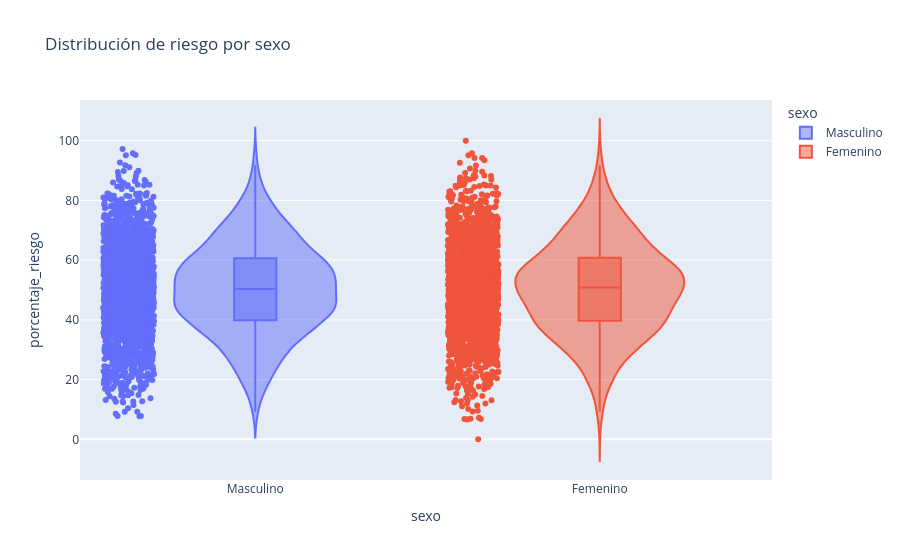

The code cell stored with this chart in its notebook:
### Code cell
fig = px.violin(
    df,
    x="sexo",
    y="porcentaje_riesgo",
    color="sexo",
    box=True,
    points="all",
    title="Distribución de riesgo por sexo"
)

fig.show()

### Figure 1 — Plotly figure (JSON) as saved in the notebook; plotly's stock layout.template omitted (floating-point values rounded to 4 significant figures; data arrays with more than 128 entries replaced by an {"elided": "..."} marker saying what was removed)
{"data": [{"alignmentgroup": "True", "box": {"visible": true}, "hovertemplate": "sexo=%{x}<br>porcentaje_riesgo=%{y}<extra></extra>", "legendgroup": "Masculino", "marker": {"color": "#636efa"}, "name": "Masculino", "offsetgroup": "Masculino", "orientation": "v", "points": "all", "scalegroup": "True", "showlegend": true, "type": "violin", "x": {"elided": "2038 str values"}, "x0": " ", "xaxis": "x", "y": {"elided": "2038 float values"}, "y0": " ", "yaxis": "y"}, {"alignmentgroup": "True", "box": {"visible": true}, "hovertemplate": "sexo=%{x}<br>porcentaje_riesgo=%{y}<extra></extra>", "legendgroup": "Femenino", "marker": {"color": "#EF553B"}, "name": "Femenino", "offsetgroup": "Femenino", "orientation": "v", "points": "all", "scalegroup": "True", "showlegend": true, "type": "violin", "x": {"elided": "1962 str values"}, "x0": " ", "xaxis": "x", "y": {"elided": "1962 float values"}, "y0": " ", "yaxis": "y"}], "layout": {"legend": {"title": {"text": "sexo"}, "tracegroupgap": 0}, "title": {"text": "Distribución de riesgo por sexo"}, "violinmode": "overlay", "xaxis": {"anchor": "y", "categoryarray": ["Masculino", "Femenino"], "categoryorder": "array", "domain": [0, 1], "title": {"text": "sexo"}}, "yaxis": {"anchor": "x", "domain": [0, 1], "title": {"text": "porcentaje_riesgo"}}}}
